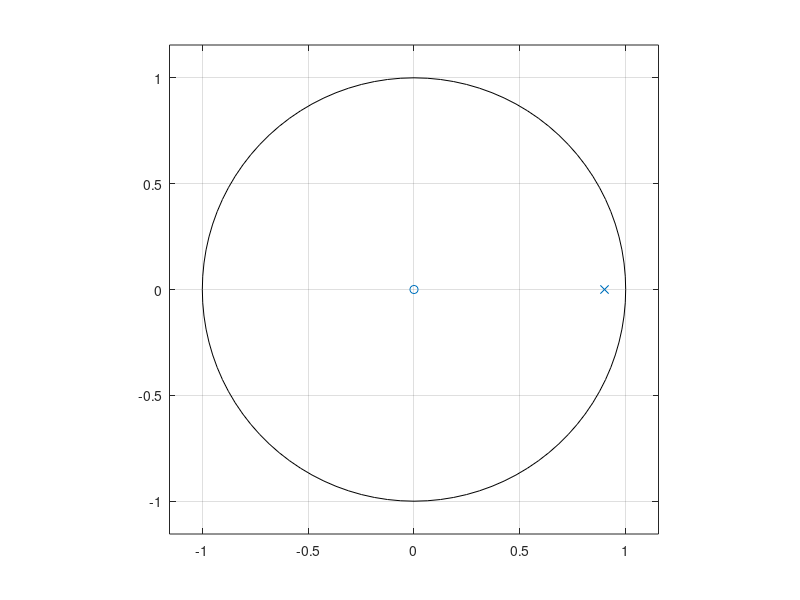
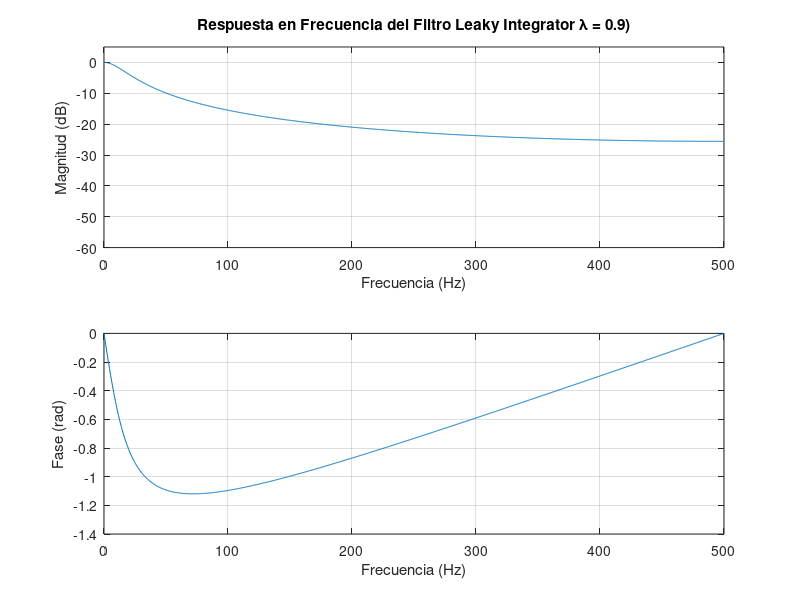
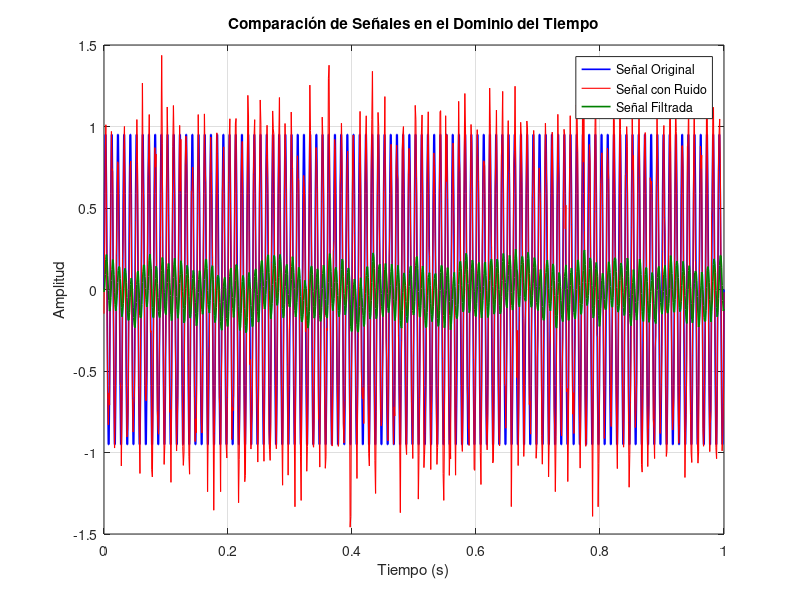

Source code (MATLAB) for these figures, in order: (Note: this script raises an error after producing the figures.)
%% EJ 1
% a) Genere una señal senoidal con frecuencia fundamental de 100Hz.

clear
clc
close all

% Parámetros de la señal
frecuencia_seno = 100;    % Frecuencia de la señal (Hz)
fs = 1000;                % Frecuencia de muestreo (Hz)
tiempo_inicio = 0;        % Tiempo inicial (s)
tiempo_final = 1;         % Tiempo final (s)
periodo_muestreo = 1/fs;  % Periodo de muestreo
t = tiempo_inicio:periodo_muestreo:tiempo_final; % Vector de tiempo
signal = sin(2*pi*frecuencia_seno*t); % Generación de la señal senoidal

% b) Agregue ruido a la señal senoidal tal que la relación señal a ruido entre la señal senoidal y la señal con ruido sea de 15 dB.

SNR = 15; % dB
signal_noise = awgn(signal, SNR);

% c) Diseñe un filtro leaking integrator (LI) con λ igual a 0.7.

lambda = 0.9;
b = 1-lambda;
a = [1 -lambda];

% d) Grafique la respuesta en frecuencia y fase del filtro LI. Use la función freqz(). Determine la frecuencia de corte fco con: fco = - ln (λ) . fs / π

[H, f] = freqz(b, a, 1024, fs); 
fco = -log(lambda)*fs / (2*pi) %Mejor aprox para lambdas mayores
fco_norm = -log(lambda)/(pi)
fco_2 = acos(-lambda/2 + 2- 1/(2*lambda))/pi*fs/2 %Formula para lambda > 0.1715

% e) Determine el cero y el polo del filtro con la función zplane(). ¿Es el filtro estable?.

zplane(b,a); % es estable porque el polo está dentro de la circunferencia unitaria.

% f) Aplique el filtro LI a la señal con ruido. Utilice la función filter().

signal_filtered = filter(b,a,signal_noise);


% Graficar magnitud y fase
figure;

subplot(2,1,1);
plot(f, 20*log10(abs(H)));
grid on;
title(['Respuesta en Frecuencia del Filtro Leaky Integrator \lambda = ', num2str(lambda), ')']);
xlabel('Frecuencia (Hz)');
ylabel('Magnitud (dB)');
ylim([-60 5]);

subplot(2,1,2);
plot(f, angle(H));
grid on;
xlabel('Frecuencia (Hz)');
ylabel('Fase (rad)');

%g) Grafique la respuesta en el tiempo de las señales original y filtrada y compare.
figure

plot(t, signal, 'b', 'LineWidth', 1.2); 
hold on;
plot(t, signal_noise, 'r', 'LineWidth', 0.8);
plot(t, signal_filtered,'color', [0 0.5 0], 'LineWidth', 1.2);

legend('Señal Original', 'Señal con Ruido', 'Señal Filtrada');
xlabel('Tiempo (s)');
ylabel('Amplitud');
title('Comparación de Señales en el Dominio del Tiempo');
grid on;

% h) Grafique la respuesta en frecuencia de las señales original y filtrada y compare. Utilice la función provista my_dft().
[f_signal, dft_mag_signal, dft_phase_signal] = my_dft(signal, fs);
[f_noise, dft_mag_noise, dft_phase_noise] = my_dft(signal_noise, fs);
[f_filtered, dft_mag_filtered, dft_phase_filtered] = my_dft(signal_filtered, fs);

%Comparacion entre señales original y filtrada
figure;
subplot(3,1,1);
plot(f_signal, 20*log10(abs(dft_mag_signal)));
grid on;
title(['Transformada de Fourier de la señal original (\lambda = ', num2str(lambda), ')']);
xlabel('Frecuencia (Hz)');
ylabel('Magnitud (dB)');
xlim([0 fs/2]);

% subplot(3,2,2);
% plot(f_signal, angle(dft_phase_signal));
% grid on;
% xlabel('Frecuencia (Hz)');
% ylabel('Fase(rad)');

subplot(3,1,2);
plot(f_noise, 20*log10(abs(dft_mag_noise)));
grid on;
title(['Transformada de Fourier de la señal ruidosa (\lambda = ', num2str(lambda), ')']);
xlabel('Frecuencia (Hz)');
ylabel('Magnitud (dB)');
ylim([-60 5]);

% subplot(3,2,4);
% plot(f_noise, angle(dft_phase_noise));
% grid on;
% xlabel('Frecuencia (Hz)');
% ylabel('Fase(rad)');


subplot(3,1,3);
plot(f_filtered, 20*log10(abs(dft_mag_filtered)));
grid on;
title(['Respuesta en Frecuencia de la señal filtrada (\lambda = ', num2str(lambda), ')']);
xlabel('Frecuencia (Hz)');
ylabel('Magnitud (dB)');
ylim([-60 5]);

% subplot(3,2,6);
% plot(f_filtered, angle(dft_phase_filtered));
% grid on;
% xlabel('Frecuencia (Hz)');
% ylabel('Fase(rad)');
